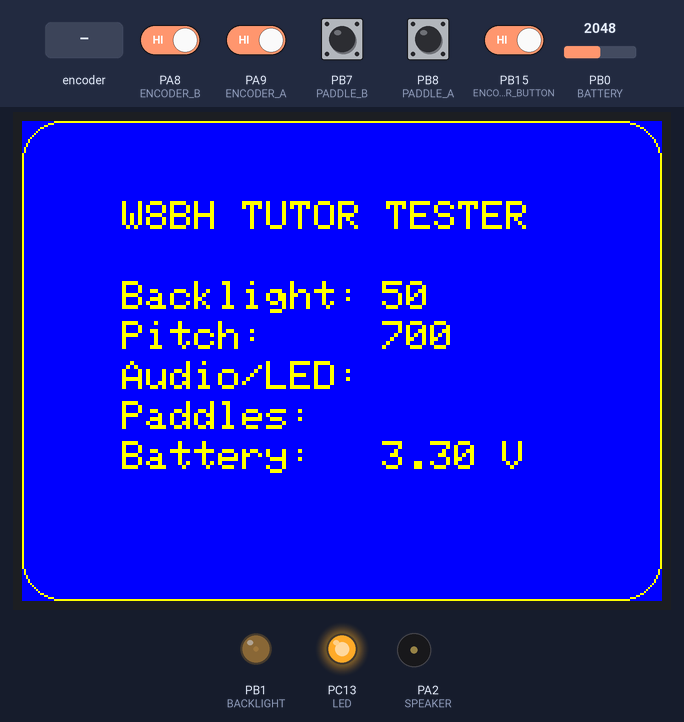
Simulated run of this sketch. Board: STM32 Blue Pill. Parts: 320×240 colour display, output pins drawn as LEDs (lit = HIGH), buzzer (waves = sounding). Dashed ring = blinking. The inputs (shaded band) are chosen by the test bench; at power-on: PA8 (ENCODER_B), PA9 (ENCODER_A), PB7 (PADDLE_B), PB8 (PADDLE_A), PB15 (ENCODER_BUTTON) HIGH, PB0 (BATTERY) = 2048.

Above: at 1.4 s.
1.5 s: PB8 (PADDLE_A) pulled LOW for 3.2 s
At 3.31 s:
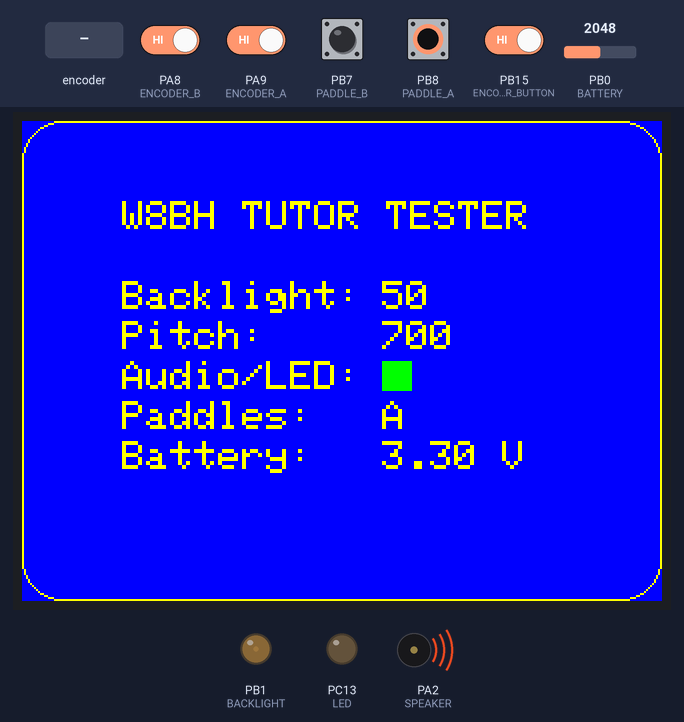
10.5 s: PB0 (BATTERY) set to 2866
At 12.6 s:
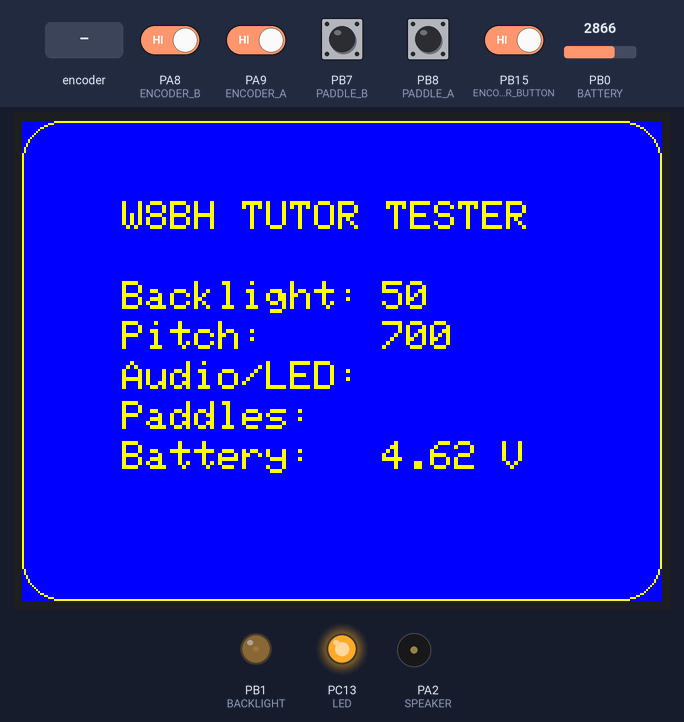
13.7 s: rotary encoder on PA9 (ENCODER_A) / PA8 (ENCODER_B) turned 1 step (first pin leading)
At 15.16 s:
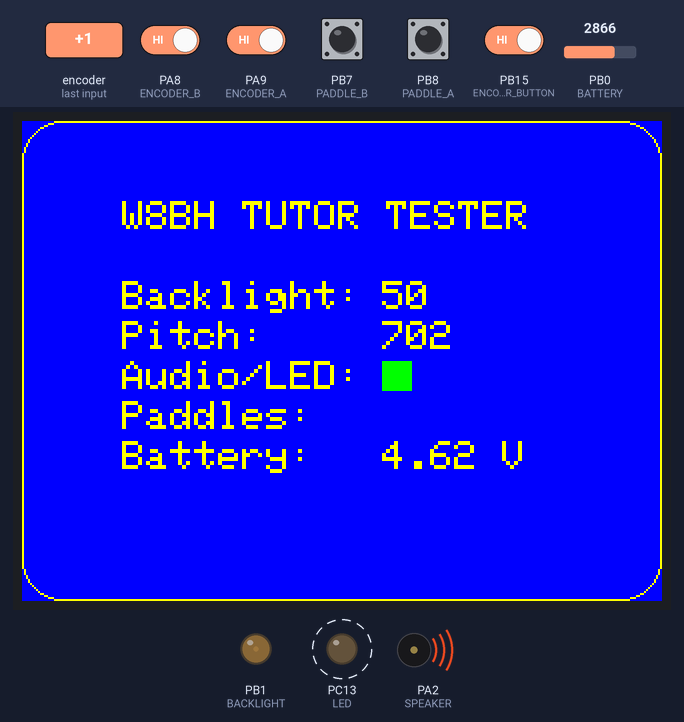
16.7 s: PB7 (PADDLE_B) pulled LOW for 3.2 s
At 20.0 s:
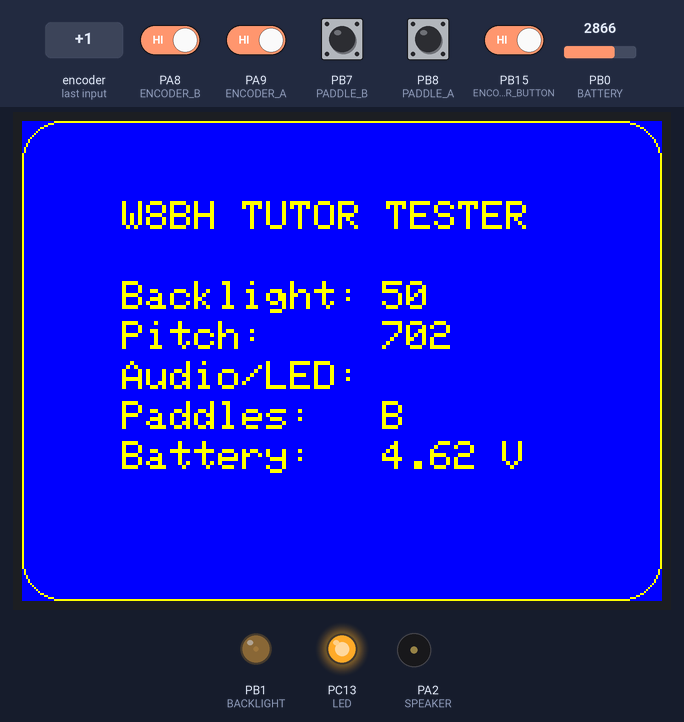
21.4 s: PB8 (PADDLE_A) pulled LOW for 1.15 s
At 21.78 s:
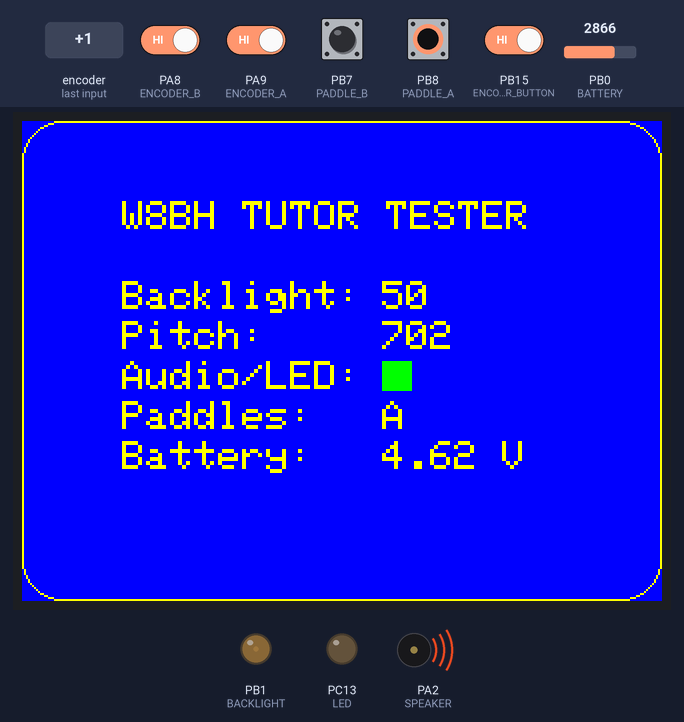
24.0 s: PB15 (ENCODER_BUTTON) driven LOW
At 24.8 s:
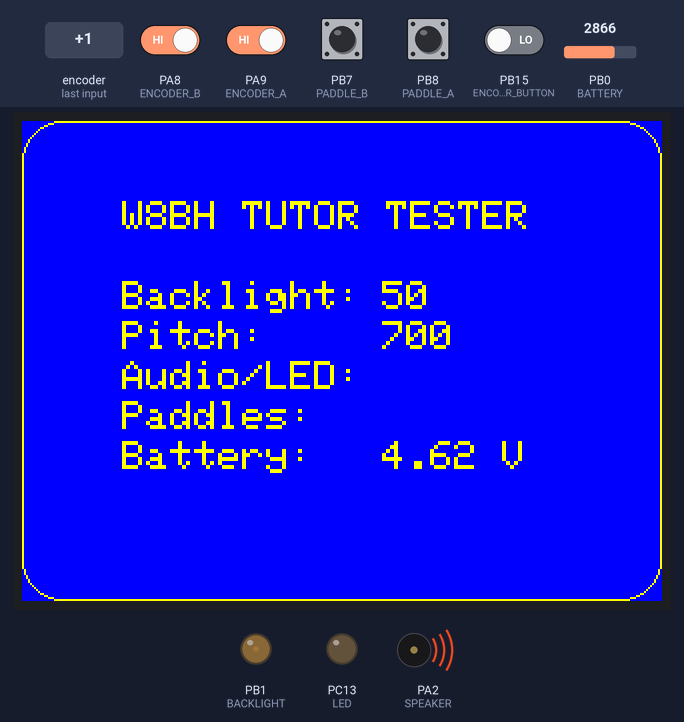
Timing chart, 0 to 29.8 s (numbered marks = the images above; inputs shaded):
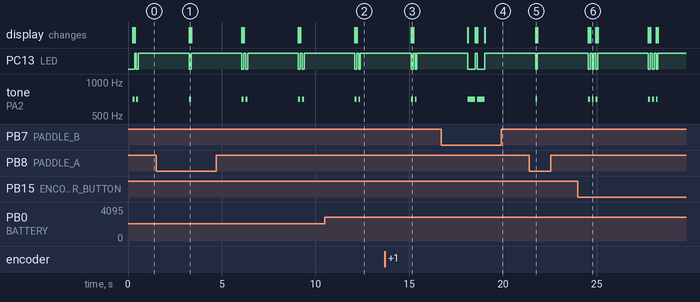

The sketch:

TutorTester.ino
```cpp
/***************************************************

   Author:  Bruce Hall, W8BH
     Date:  17 Jun 2020
  Purpose:  Test Basic PocketTutor Inputs/Outputs

    Notes:  At most basic level, this is a blink
            sketch which double-blinks the onboard LED
            every 3 seconds.

            Audio Test: 700Hz beep-beep in sync with LED

            Encoder Test: rotating the knob changes pitch
            up (CW) or down (CCW) at 4 Hz per detent.
            A button press resets pitch to 700Hz;
            Holding down button = triple-beep.

            Screen Test:  colored background & border make
            it easy to check alignment with panel.
            The audio, encoder, and paddles can all be
            tested without a working screen.

            Paddle Test: hold down one or both paddles.
            Paddle A = single short beep;
            Paddle B = two long beeps.
            Both A & B = single, long beep

            Backlight Test: Backlight brightness ramps up/
            down with pitch/encoder rotation: 0% at 500Hz-,
            50% at 700Hz, 100% at 900Hz+

 ****************************************************/

#include "Adafruit_GFX.h"
#include "Adafruit_ILI9341.h"

#define TFT_DC             PA0                    // pin attached to display pin "DC"
#define TFT_CS             PA1                    // pin attached to display pin "CS"
#define SPEAKER            PA2                    // pin attached to speaker
#define ENCODER_A          PA9                    // Rotary Encoder output A
#define ENCODER_B          PA8                    // Rotary Encoder output B
#define ENCODER_BUTTON     PB15                   // Rotary Encoder switch
#define PADDLE_A           PB8                    // Morse Paddle "dit"
#define PADDLE_B           PB7                    // Morse Paddle "dah"
#define BATTERY            PB0                    // Battery voltage monitor

#define LED                PC13                   // pin for onboard LED

#define DURATION           200                    // tone on/off duration, in mS
#define PERIOD             3000                   // time between beeps, in mS
#define PITCH              700                    // starting pitch, in Hz
#define bgColor            ILI9341_BLUE
#define fgColor            ILI9341_YELLOW
#define BACKLIGHT          PB1
#define PNP_DRIVER         true                   // true = using PNP to drive backlight


Adafruit_ILI9341 tft = Adafruit_ILI9341(TFT_CS, TFT_DC);
HardwareTimer timer(3);

int level;

//===================================  Rotary Encoder Code  =============================
volatile int      rotaryCounter    = PITCH;       // "position" of rotary encoder (increments CW)
volatile boolean  button_pressed   = false;       // true if the button has been pushed
volatile boolean  button_released  = false;       // true if the button has been released (sets button_downtime)
volatile long     button_downtime  = 0L;          // ms the button was pushed before released

void buttonISR()
{
  static boolean button_state = false;
  static unsigned long start, end;
  boolean pinState = digitalRead(ENCODER_BUTTON);

  if ((pinState==LOW) && (button_state==false))
  {                                               // Button was up, but is now down
    start = millis();                             // mark time of button down
    if (start > (end + 10))                       // was button up for 10mS?
    {
      button_state = true;                        // yes, so change state
      button_pressed = true;
    }
  }
  else if ((pinState==HIGH) && (button_state==true))
  {                                               // Button was down, but now up
    end = millis();                               // mark time of release
    if (end > (start + 10))                       // was button down for 10mS?
    {
      button_state = false;                       // yes, so change state
      button_released = true;
      button_downtime = end - start;              // and record how long button was down
    }
  }
}

void rotaryISR()
{
  const int states[] = {0,1,-1,0,-1,0,0,1,1,0,0,-1,0,-1,1,0};
  static byte transition = 0;                     // holds current and previous encoder states
  transition <<= 2;                               // shift previous state up 2 bits
  transition |= (digitalRead(ENCODER_A));         // put encoder_A on bit 0
  transition |= (digitalRead(ENCODER_B) << 1);    // put encoder_B on bit 1
  transition &= 0x0F;                             // zero upper 4 bits
  rotaryCounter += states[transition];            // update counter +/- 1 based on rotation
}

boolean buttonDown()                              // check CURRENT state of button
{
  return (digitalRead(ENCODER_BUTTON)==LOW);
}

bool ditPressed()
{
  return (digitalRead(PADDLE_A)==0);              // pin is active low
}

bool dahPressed()
{
  return (digitalRead(PADDLE_B)==0);              // pin is active low
}
//===================================  Rotary Encoder ENDS  =============================


void showLED(boolean ON)
{
  const int XPOS=180, YPOS=120, SIZE=15;
  int color = (ON)? ILI9341_GREEN :               // on color = green
    bgColor;                                      // off color = background
  tft.fillRect(XPOS,YPOS,SIZE,SIZE,color);        // display LED as a filled square
}

void showBatteryVoltage()
{
  float reading = analogRead(BATTERY);            // get raw data from voltage divider
  reading *= 2;                                   // we divided by 2, so multiply back
  reading *= 3.3;                                 // Multiply by 3.3V, our reference voltage
  reading /= 4096;                                // convert to voltage
  tft.print(reading); tft.print(" V");            // display result
}

void setBrightness(int level)                     // level 0 (off) to 100 (full on)
{
   if (PNP_DRIVER) level = 100-level;             // invert levels if PNP driver present
   pwmWrite(BACKLIGHT, level*72);                 // conver 0-100 to 0-7200
   delay(5);
}

void backlightInit(int brightness)
{
  level = brightness;                             // update global variable
  pinMode(BACKLIGHT, PWM);                        // set up backlight as PWM
  timer.setPrescaleFactor(1);                     // do not scale 72MHz sys clock
  timer.setOverflow(7200);                        // 72MHz clock/7200 = 10KHz PWM
  setBrightness(level);                           // set initial brightness (0-100)
}

void beep()
{
  digitalWrite(LED,LOW);                          // LED indicates tone is on.
  showLED(1);                                     // Screen display of LED
  tone(SPEAKER,rotaryCounter);                    // Start the tone
  if (dahPressed()) delay(DURATION*2);            // LONG tone if PADDLE_B pressed
  else delay(DURATION/2);                         // keep it on for a while...

  noTone(SPEAKER);                                // then turn off speaker
  digitalWrite(LED,HIGH);                         // and LED, too.
  showLED(0);                                     // and screen indicator.
  delay(DURATION/2);                              // Keep them off for a while
}

void setup() {
  pinMode(LED,OUTPUT);                            // set up onboard LED
  pinMode(PADDLE_A, INPUT_PULLUP);                // two paddle inputs, both active low
  pinMode(PADDLE_B, INPUT_PULLUP);
  pinMode(ENCODER_A, INPUT_PULLUP);               // set up encoder inputs
  pinMode(ENCODER_B, INPUT_PULLUP);
  pinMode(ENCODER_BUTTON, INPUT_PULLUP);
  attachInterrupt(digitalPinToInterrupt(          // set up encoder interrupts
    ENCODER_BUTTON),buttonISR,CHANGE);
  attachInterrupt(digitalPinToInterrupt(
    ENCODER_A),rotaryISR,CHANGE);
  attachInterrupt(digitalPinToInterrupt(
    ENCODER_B),rotaryISR,CHANGE);
  backlightInit(100);                             // start backlight pwm @ 100%
  tft.begin();                                    // initialize screen
  tft.setRotation(3);
  tft.fillScreen(bgColor);                        // paint screen w/background
  tft.drawRoundRect(0,0,320,240,20,
    ILI9341_YELLOW);
  tft.setTextColor(ILI9341_YELLOW);               // set up text color/size
  tft.setTextSize(2);
  tft.setCursor(50,40);
  tft.print("W8BH TUTOR TESTER");
  tft.setCursor(50,80);
  tft.print("Backlight:");
  tft.setCursor(50,100);
  tft.print("Pitch:");
  tft.setCursor(50,120);
  tft.print("Audio/LED:");
  tft.setCursor(50,140);
  tft.print("Paddles:");
  tft.setCursor(50,160);
  tft.print("Battery:");
}

void loop() {
  rotaryCounter = constrain(rotaryCounter,300,2000);
  if (button_pressed) rotaryCounter = PITCH;      // reset pitch
  button_pressed = false;

  level = 50+(rotaryCounter-700)/4;               // 100 range over 500-900
  level = constrain(level,0,100);                 // keep level in 0-100 range
  setBrightness(level);                           // set display brightness
  tft.fillRect(180,80,80,16,bgColor);             // erase previous level
  tft.setCursor(180,80);
  tft.print(level);                               // show display brightness

  tft.fillRect(180,100,80,16,bgColor);            // erase previous pitch
  tft.setCursor(180,100);
  tft.print(rotaryCounter);                       // display current pitch

  tft.fillRect(180,140,40,16,bgColor);            // erase previous paddles
  tft.setCursor(180,140);                         // show which paddles are pressed
  if (ditPressed()) tft.print("A");               // Paddle A (dit)
  if (dahPressed()) tft.print("B");               // Paddle B (dah)

  tft.fillRect(180,160,120,16,bgColor);           // erase previous voltage
  tft.setCursor(180,160);
  showBatteryVoltage();                           // show current voltage

  beep();                                         // 1 beep if PaddleA pressed
  if (!ditPressed()) beep();                      // 2 beeps normally
  if (buttonDown()) beep();                       // 3 beeps if encoder button pressed
  delay(PERIOD-DURATION*2);                       // wait between beeps
}
```

Measured:
- after the input at 1.5 s, the display: changes after 1.8 s (image 1)
- after the input at 10.5 s, the display: first changes after 1.6 s (image 2 shows a later state)
- after the input at 13.7 s, the display: changes after 1.4 s (image 3)
- after the input at 16.7 s, the display: first changes after 1.4 s (image 4 shows a later state)
- after the input at 21.4 s, PC13 (LED): goes on until 21.8 s, then stays HIGH; tone on PA2 (SPEAKER): goes on until 21.8 s, then stays silent
- by itself, PC13 (LED): repeats every 3.0 s: HIGH 2.7 s, LOW 0.10 s, HIGH 0.10 s, LOW 0.10 s
- by itself, tone on PA2 (SPEAKER): repeats every 3.0 s: silent 2.7 s, 700 Hz 0.10 s, silent 0.10 s, 700 Hz 0.10 s
